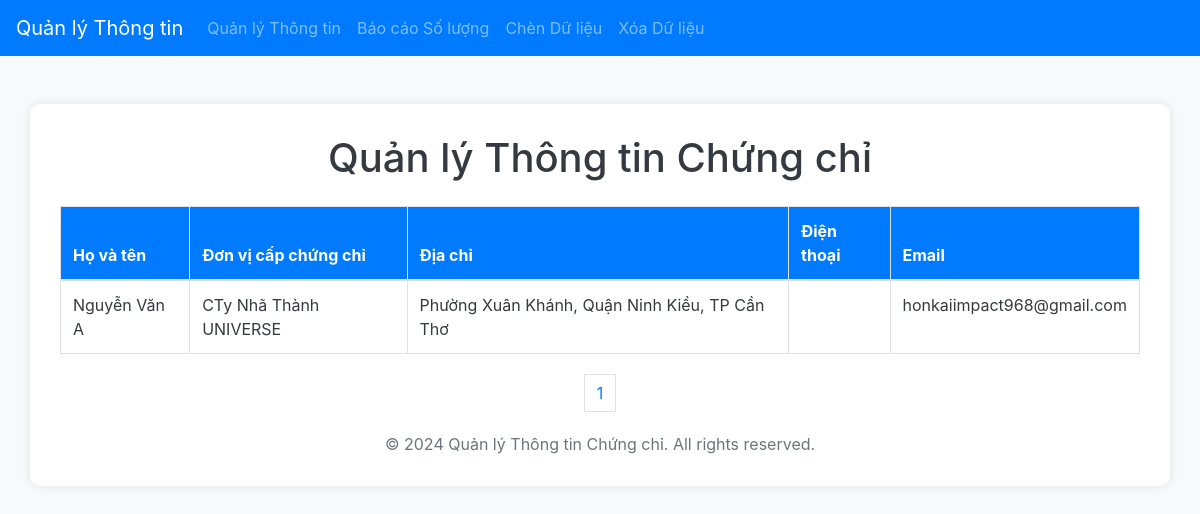
The app's page /admin/admin.php, older data.
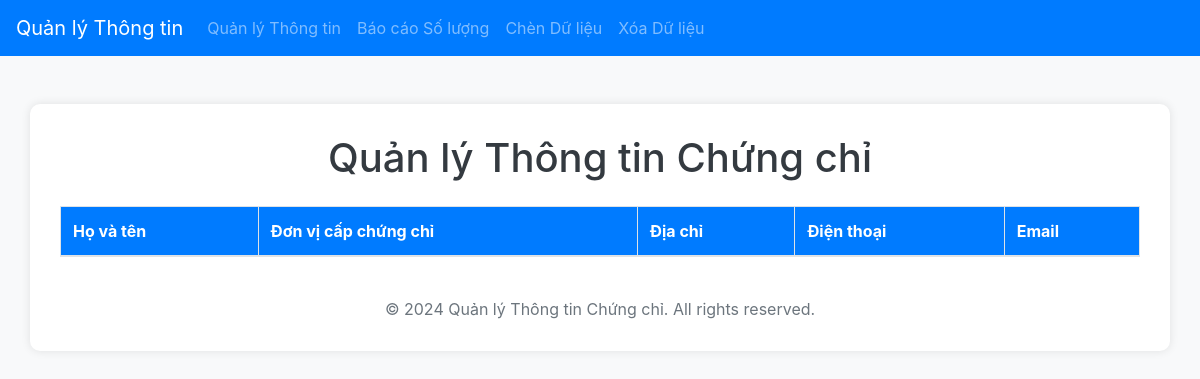
The same page, newer data.
### tables this page shows
CREATE TABLE information (
    id INT AUTO_INCREMENT PRIMARY KEY,
    student_name VARCHAR(100) NOT NULL,
    issuing_institution VARCHAR(100) NOT NULL,
    address VARCHAR(255) NOT NULL,
     
    email VARCHAR(100) NOT NULL,
    issue_date DATE
);

### admin/admin.php (the view, shortened to what this page needs)
<?php
require_once '../db.php';
$rows_per_page = 15;
$current_page = isset($_GET['page']) ? intval($_GET['page']) : 1;
$start_from = ($current_page - 1) * $rows_per_page;
try {
    $stmt = $conn->prepare("SELECT * FROM information LIMIT :start_from, :rows_per_page");
    $stmt->bindParam(':start_from', $start_from, PDO::PARAM_INT);
    $stmt->bindParam(':rows_per_page', $rows_per_page, PDO::PARAM_INT);
    $stmt->execute();
    $information = $stmt->fetchAll(PDO::FETCH_ASSOC);
} catch (Exception $e) {
    echo '<span style="color:#FF0400">Lỗi khi truy vấn cơ sở dữ liệu: ' . $e->getMessage() . '</span>';
    exit();
}
try {
    $count_stmt = $conn->query("SELECT COUNT(*) FROM information");
    $total_rows = $count_stmt->fetchColumn();
    $total_pages = ceil($total_rows / $rows_per_page);
} catch (Exception $e) {
    echo '<span style="color:#FF0400">Lỗi khi đếm số lượng hàng: ' . $e->getMessage() . '</span>';
    exit();
}
?>
<!DOCTYPE html>
<html lang="vi">
<head>
    <link href="https://maxcdn.bootstrapcdn.com/bootstrap/4.0.0/css/bootstrap.min.css" rel="stylesheet">
</head>
<body>
    <nav class="navbar navbar-expand-lg navbar-dark bg-primary">
        <a class="navbar-brand" href="index_admin.php">Quản lý Thông tin</a>
        <div class="collapse navbar-collapse" id="navbarNav">
            <ul class="navbar-nav">
                <li class="nav-item">
                    <a class="nav-link" href="admin.php">Quản lý Thông tin</a>
                </li>
                <li class="nav-item">
                    <a class="nav-link" href="report.php">Báo cáo Số lượng</a>
                </li>
                <li class="nav-item">
                    <a class="nav-link" href="insert_data.php">Chèn Dữ liệu</a>
                </li>
                <li class="nav-item">
                    <a class="nav-link" href="delete_data.php">Xóa Dữ liệu</a>
                </li>
            </ul>
        </div>
    </nav>
    <div class="container mt-5">
        <h1 class="text-center">Quản lý Thông tin Chứng chỉ</h1>
        <table class="table table-bordered table-hover mt-4">
            <thead>
                <tr>
                    <th>Họ và tên</th>
                    <th>Đơn vị cấp chứng chỉ</th>
                    <th>Địa chỉ</th>
                    <th>Điện thoại</th>
                    <th>Email</th>
                </tr>
            </thead>
            <tbody>
                <?php foreach ($information as $info) : ?>
                    <tr>
                        <td><?php echo htmlspecialchars($info['student_name']); ?></td>
                        <td><?php echo htmlspecialchars($info['issuing_institution']); ?></td>
                        <td><?php echo htmlspecialchars($info['address']); ?></td>
                        <td><?php echo htmlspecialchars($info['phone'] ?? ''); ?></td>
                        <td><?php echo htmlspecialchars($info['email']); ?></td>
                    </tr>
                <?php endforeach; ?>
            </tbody>
        </table>
        <div class="pagination justify-content-center">
            <?php for ($i = 1; $i <= $total_pages; $i++) : ?>
                <a href="?page=<?php echo $i; ?>" class="page-link <?php echo ($i == $current_page) ? 'active' : ''; ?>"><?php echo $i; ?></a>
            <?php endfor; ?>
        </div>
        <div class="footer">
            &copy; <?php echo date("Y"); ?> Quản lý Thông tin Chứng chỉ. All rights reserved.
        </div>
    </div>
</body>
</html>

### admin/admin.php (style rules this page uses)
body { background-color: #f8f9fa; }
.container { background-color: white; padding: 30px; border-radius: 10px; box-shadow: 0 0 10px rgba(0, 0, 0, 0.1); }
h1 { color: #343a40; }
table { margin-top: 20px; }
th { background-color: #007bff; color: white; }
.footer { text-align: center; margin-top: 20px; color: #6c757d; }
td { color: #343a40; }
.pagination { margin-top: 20px; }
.pagination a { color: #007bff; text-decoration: none; margin: 0 5px; }

Row changes from the older to the newer data that the page shows:
removed information: student_name "Nguyễn Văn A", issuing_institution "CTy Nhã Thành UNIVERSE", address "Phường Xuân Khánh, Quận Ninh Kiều, TP Cần Thơ", email "honkaiimpact968@gmail.com"
Text that changed along with them:
list line gone: "1"
